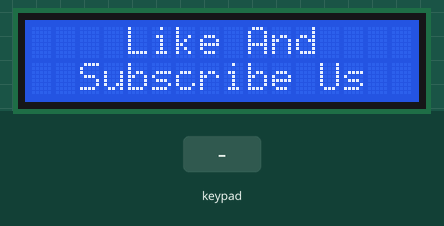
This sketch was run on a simulated Arduino Uno, built with avr-gcc and run on an emulated ATmega328P. Shown: 16×2 character LCD. The test bench sets the inputs (shaded band).

Above: at 3.1 s.
7.3 s: keypad keys 1 3 1 2 1 1 1 0 * pressed 0.4 s apart
At 11.1 s:
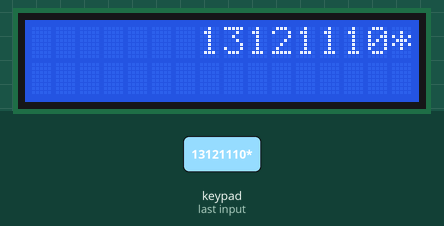
12.4 s: key '1' pressed
At 13.6 s:
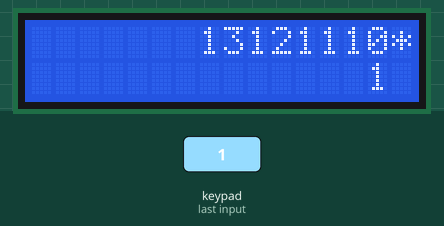
13.9 s: key '2' pressed
At 14.9 s:
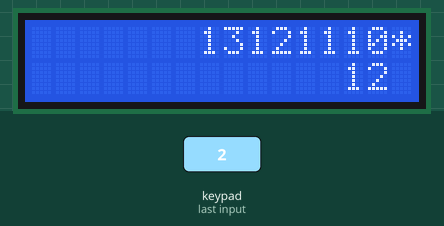
15.4 s: keypad keys 1 3 1 2 1 1 1 0 pressed 0.4 s apart
At 19.4 s:
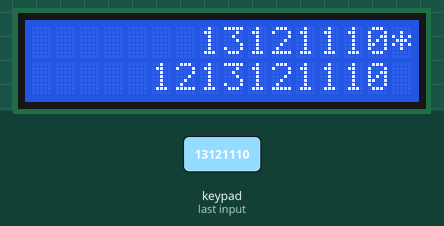
20.1 s: key 'C' pressed
At 20.9 s:
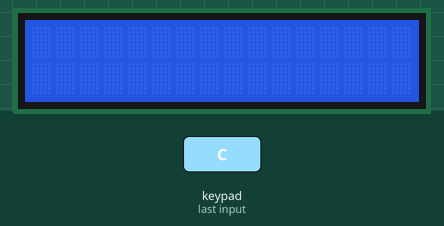
21.6 s: keypad keys 7 + 5 = pressed 0.4 s apart
At 22.6 s:
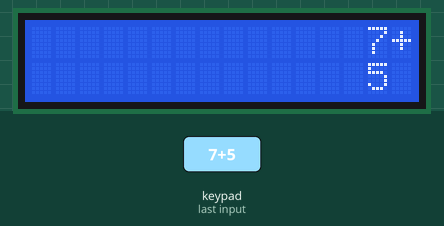
Timing chart, 0 to 24.6 s (numbered marks = the images above; inputs shaded):
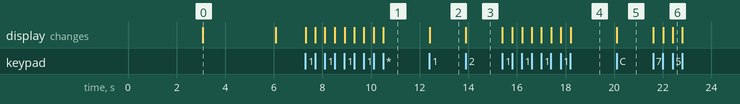

The sketch:

Calculator.ino
```cpp
#include <Key.h>
#include <Keypad.h>
#include <Keypad.h>
#include   <LiquidCrystal.h>

LiquidCrystal LCD(0, 1, 2, 3, 4, 5);
const byte ROWS = 4;//rows
const byte COLS = 4;//columns

char keys [ROWS] [COLS] = {
  //Keypad Layout
  {'1', '2', '3', '+'},
  {'4', '5', '6', '-'},
  {'7', '8', '9', '*'},
  {'C', '0', '=', '/'}
};
byte rowPins[ROWS] = {13,12,11,10};
byte colPins[COLS] = {9,8,7,6};
//init keypad
Keypad myKeypad = Keypad( makeKeymap(keys), rowPins, colPins, ROWS, COLS );

boolean presentValue = false;
boolean next = false;
boolean final = false;
String num1, num2;
int answer;
char op;

void setup()
{
  LCD.begin(16,2);
  LCD.setCursor(0,0);
  LCD.print("Electronic Calc");
  LCD.setCursor(0,1);
  LCD.print("   Calculator");
  delay(3000);
  LCD.clear();
  LCD.setCursor(0,0);
  LCD.print("    Like And");
  LCD.setCursor(0,1);
  LCD.print("  Subscribe Us"    );
  delay(3000);
  LCD.clear();
}

void loop(){

  char key = myKeypad.getKey();

  if (key != NO_KEY && (key=='1'||key=='2'||key=='3'||key=='4'||key=='5'||key=='6'||key=='7'||key=='8'||key=='9'||key=='0'))
  {
    if (presentValue != true)
    {
      num1 = num1 + key;
      int numLength = num1.length();
      LCD.setCursor(15 - numLength, 0); //to adjust one whitespace for operator
      LCD.print(num1);
    }
    else
    {
      num2 = num2 + key;
      int numLength = num2.length();
      LCD.setCursor(15 - numLength, 1);
      LCD.print(num2);
      final = true;
    }
  }

  else if (presentValue == false && key != NO_KEY && (key == '/' || key == '*' || key == '-' || key == '+'))
  {
    if (presentValue == false)
    {
      presentValue = true;
      op = key;
      LCD.setCursor(15,0);
      LCD.print(op);
    }
  }

  else if (final == true && key != NO_KEY && key == '='){
    if (op == '+'){
      answer = num1.toInt() + num2.toInt();
    }
    else if (op == '-'){
      answer = num1.toInt() - num2.toInt();
    }
    else if (op == '*'){
      answer = num1.toInt() * num2.toInt();
    }
    else if (op == '/'){
      answer = num1.toInt() / num2.toInt();
    }
      LCD.clear();
      LCD.setCursor(15,0);
      LCD.autoscroll();
      LCD.print(answer);
      LCD.noAutoscroll();
  }
  else if (key != NO_KEY && key == 'C'){
    LCD.clear();
    presentValue = false;
    final = false;
    num1 = "";
    num2 = "";
    answer = 0;
    op = ' ';
  }
}

/*

      © Techtronic Harsh

*/
```

Measured:
- after the input at 7.3 s, the display: first changes at once (image 1 shows a later state)
- after the input at 12.4 s, the display: changes at once (image 2)
- after the input at 13.9 s, the display: changes at once (image 3)
- after the input at 15.4 s, the display: first changes at once (image 4 shows a later state)
- after the input at 20.1 s, the display: changes at once (image 5)
- after the input at 21.6 s, the display: first changes at once (image 6 shows a later state)
- what the display in image 0 shows lasts 3.0 s, from 3.1 s to 6.1 s
